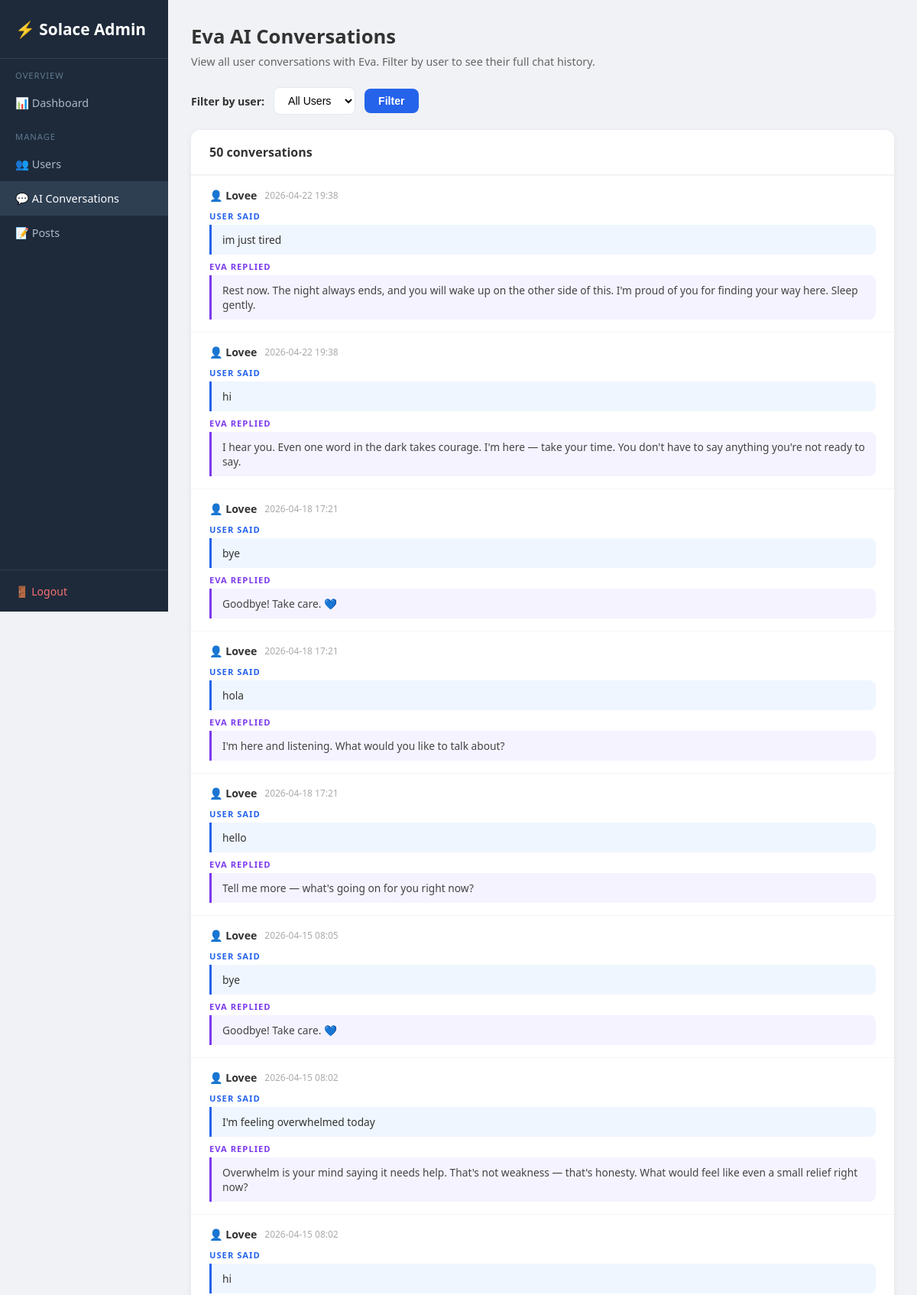
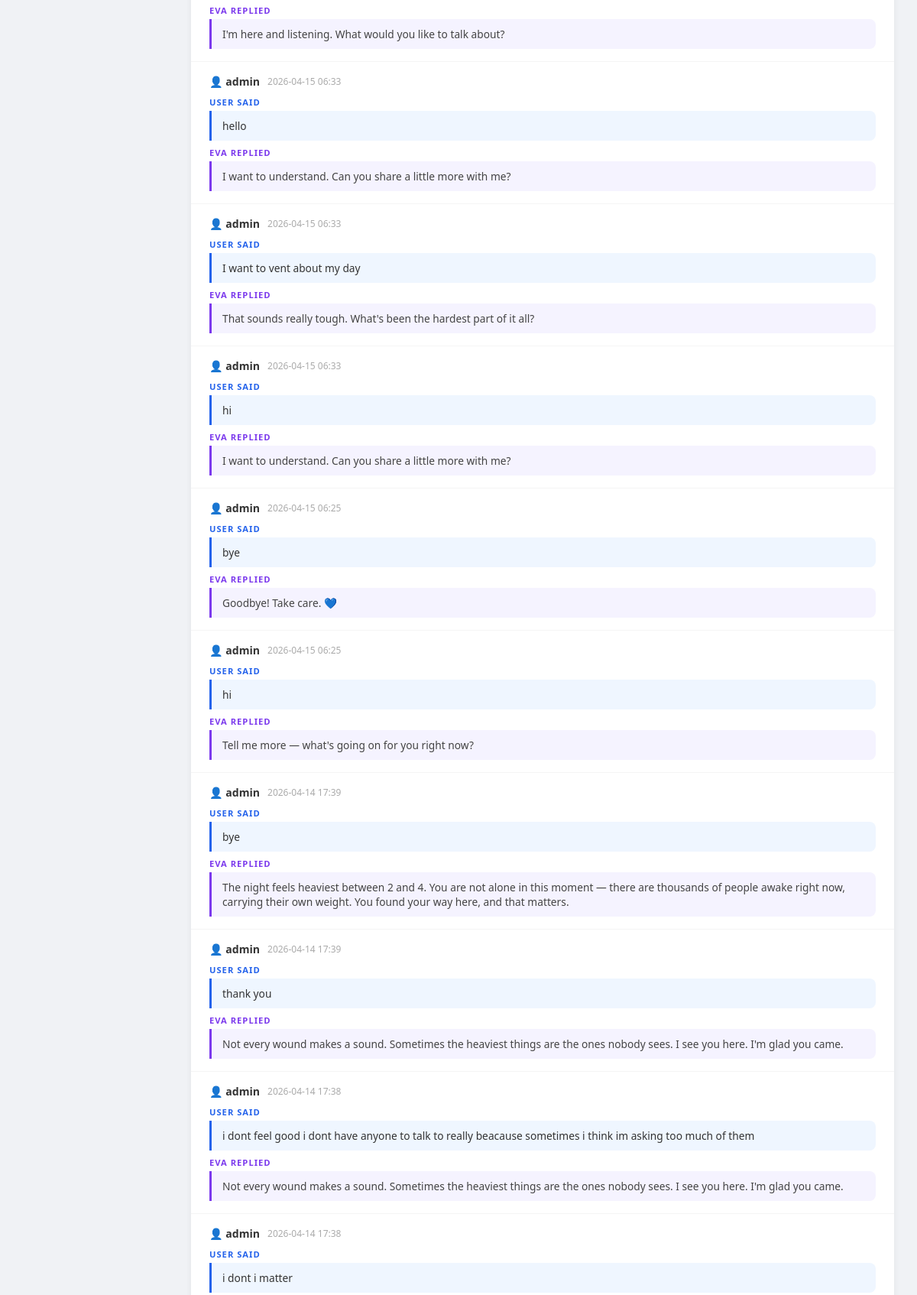
Screenshot of /admin/chats (signed in, upper part) with the database file from the repository (2 pictures, top to bottom).
### tables this page shows
CREATE TABLE chat_history (
                id           INTEGER PRIMARY KEY AUTOINCREMENT,
                session_id   TEXT,
                user_id      INTEGER REFERENCES users(id),
                user_message TEXT,
                ai_response  TEXT,
                timestamp    DATETIME DEFAULT CURRENT_TIMESTAMP
            );

CREATE TABLE users (
                id         INTEGER PRIMARY KEY AUTOINCREMENT,
                username   TEXT UNIQUE NOT NULL,
                email      TEXT NOT NULL,
                password   TEXT NOT NULL,
                is_admin   INTEGER DEFAULT 0,
                created_at DATETIME DEFAULT CURRENT_TIMESTAMP
            , gender TEXT DEFAULT '', age INTEGER DEFAULT 0, age_group TEXT DEFAULT '', dob TEXT DEFAULT '');

### app.py (the view)
@app.route("/admin/chats")
@admin_required
def admin_chats() -> Any:
    uid_filter = request.args.get("user_id", "")
    with get_db() as conn:
        users = conn.execute(
            "SELECT id, username FROM users WHERE is_admin=0 ORDER BY username"
        ).fetchall()
        if uid_filter:
            chats = conn.execute("""
                SELECT ch.id, u.username, ch.user_message, ch.ai_response,
                       ch.session_id, ch.timestamp
                FROM chat_history ch JOIN users u ON ch.user_id=u.id
                WHERE ch.user_id=?
                ORDER BY ch.timestamp DESC
            """, (uid_filter,)).fetchall()
        else:
            chats = conn.execute("""
                SELECT ch.id, u.username, ch.user_message, ch.ai_response,
                       ch.session_id, ch.timestamp
                FROM chat_history ch JOIN users u ON ch.user_id=u.id
                ORDER BY ch.timestamp DESC LIMIT 50
            """).fetchall()
    return render_template(
        "admin/chats.html",
        chats=chats, users=users,
        selected_user=uid_filter,
    )

### app.py (called while the page is built)
def get_db() -> sqlite3.Connection:
    db_path = os.path.join(os.path.dirname(os.path.abspath(__file__)), "database.db")
    conn = sqlite3.connect(db_path)
    conn.row_factory = sqlite3.Row
    return conn

def admin_required(f: Any) -> Any:
    @wraps(f)
    def dec(*args: Any, **kwargs: Any) -> Any:
        if "user_id" not in session or not session.get("is_admin"):
            flash("Admin access required.")
            return redirect(url_for("login_page"))
        return f(*args, **kwargs)
    return dec

### templates/admin/Chats.html (shortened to what this page needs)
<!DOCTYPE html>
<html lang="en">
<head>
</head>
<body>
<div class="sidebar">
  <div class="logo">⚡ Solace Admin</div>
  <nav>
    <div class="sl">Overview</div>
    <a href="/admin">📊 Dashboard</a>
    <div class="sl">Manage</div>
    <a href="/admin/users">👥 Users</a>
    <a href="/admin/chats" class="active">💬 AI Conversations</a>
    <a href="/admin/posts">📝 Posts</a>
  </nav>
  <div class="bot"><a href="/logout">🚪 Logout</a></div>
</div>
<div class="main">
  <div class="page-title">Eva AI Conversations</div>
  <div class="page-sub">View all user conversations with Eva. Filter by user to see their full chat history.</div>
  <form method="GET" action="/admin/chats" class="filter-bar">
    <label style="font-weight:600;font-size:0.88rem">Filter by user:</label>
    <select name="user_id">
      <option value="">All Users</option>
    </select>
    <button type="submit">Filter</button>
  </form>
  <div class="card">
    <div class="card-header">{{ chats|length }} conversation{% if chats|length != 1 %}s{% endif %}
    </div>
    {% if chats %}
      {% for c in chats %}
      <div class="chat-row">
        <div class="chat-meta">
          <span class="chat-user">👤 {{ c.username }}</span>
          <span class="chat-time">{{ (c.timestamp or '')[:16] }}</span>
        </div>
        <div class="msg-label u">User said</div>
        <div class="msg-user">{{ c.user_message }}</div>
        <div class="msg-label e">Eva replied</div>
        <div class="msg-eva">{{ c.ai_response }}</div>
      </div>
      {% endfor %}
    {% else %}
      <div class="empty">No conversations found.</div>
    {% endif %}
  </div>
</div>
</body>
</html>

### templates/admin/Chats.html (style rules this page uses)
* { box-sizing:border-box;margin:0;padding:0; }
body { font-family:'Segoe UI',sans-serif;background:#f0f2f5;color:#333; }
.sidebar { width:220px;position:fixed;top:0;left:0;height:100vh;background:#1e2a3a;display:flex;flex-direction:column; }
.sidebar .logo { padding:24px 20px;font-size:1.3rem;font-weight:700;color:#fff;border-bottom:1px solid #2e3f52; }
.sidebar nav a { display:block;padding:13px 20px;color:#aab8c8;text-decoration:none;font-size:0.9rem; }
.sidebar nav a:hover,.sidebar nav a.active { background:#2e3f52;color:#fff; }
.sidebar nav .sl { padding:14px 20px 6px;font-size:0.7rem;text-transform:uppercase;letter-spacing:1px;color:#5f7a90; }
.sidebar .bot { margin-top:auto;padding:16px 20px;border-top:1px solid #2e3f52; }
.sidebar .bot a { color:#f87171;text-decoration:none;font-size:0.88rem; }
.main { margin-left:220px;padding:30px; }
.page-title { font-size:1.6rem;font-weight:700;margin-bottom:6px; }
.page-sub { color:#666;font-size:0.9rem;margin-bottom:24px; }
.filter-bar { display:flex;align-items:center;gap:12px;margin-bottom:20px; }
.filter-bar select { padding:8px 14px;border:1.5px solid #e2e8f0;border-radius:8px;font-size:0.88rem;background:white; }
.filter-bar button { padding:8px 18px;background:#2563eb;color:white;border:none;border-radius:8px;font-weight:600;cursor:pointer;font-size:0.88rem; }
.card { background:#fff;border-radius:12px;box-shadow:0 2px 8px rgba(0,0,0,.06);overflow:hidden; }
.card-header { padding:18px 24px;font-weight:600;border-bottom:1px solid #f0f0f0; }
.chat-row { padding:16px 24px;border-top:1px solid #f5f5f5; }
.chat-meta { display:flex;align-items:center;gap:10px;margin-bottom:10px; }
.chat-user { font-weight:700;font-size:0.88rem; }
.chat-time { font-size:0.75rem;color:#aaa; }
.msg-user { background:#EFF6FF;border-left:3px solid #2563eb;padding:10px 14px;border-radius:0 8px 8px 0;font-size:0.86rem;margin-bottom:8px; }
.msg-eva { background:#F5F3FF;border-left:3px solid #7c3aed;padding:10px 14px;border-radius:0 8px 8px 0;font-size:0.86rem;color:#444; }
.msg-label { font-size:0.7rem;font-weight:700;text-transform:uppercase;letter-spacing:1px;margin-bottom:4px; }
.msg-label.u { color:#2563eb; }
.msg-label.e { color:#7c3aed; }

### rows the page displays
chat_history: username "Lovee", timestamp "2026-04-22 19:38", user_message "im just tired", ai_response "Rest now. The night always ends, and you will wake up on the other side of this. I'm proud of you for finding your way here. Sleep gently."
chat_history: username "Lovee", timestamp "2026-04-22 19:38", user_message "hi", ai_response "I hear you. Even one word in the dark takes courage. I'm here — take your time. You don't have to say anything you're not ready to say."
chat_history: username "Lovee", timestamp "2026-04-18 17:21", user_message "bye", ai_response "Goodbye! Take care. 💙"
chat_history: username "Lovee", timestamp "2026-04-18 17:21", user_message "hola", ai_response "I'm here and listening. What would you like to talk about?"
chat_history: username "Lovee", timestamp "2026-04-18 17:21", user_message "hello", ai_response "Tell me more — what's going on for you right now?"
chat_history: username "Lovee", timestamp "2026-04-15 08:05", user_message "bye", ai_response "Goodbye! Take care. 💙"
chat_history: username "Lovee", timestamp "2026-04-15 08:02", user_message "I'm feeling overwhelmed today", ai_response "Overwhelm is your mind saying it needs help. That's not weakness — that's honesty. What would feel like even a small relief right now?"
chat_history: username "Lovee", timestamp "2026-04-15 08:02", user_message "hi", ai_response "I'm here and listening. What would you like to talk about?"
chat_history: username "admin", timestamp "2026-04-15 06:33", user_message "hello", ai_response "I want to understand. Can you share a little more with me?"
chat_history: username "admin", timestamp "2026-04-15 06:33", user_message "I want to vent about my day", ai_response "That sounds really tough. What's been the hardest part of it all?"
chat_history: username "admin", timestamp "2026-04-15 06:33", user_message "hi", ai_response "I want to understand. Can you share a little more with me?"
chat_history: username "admin", timestamp "2026-04-15 06:25", user_message "bye", ai_response "Goodbye! Take care. 💙"
chat_history: username "admin", timestamp "2026-04-15 06:25", user_message "hi", ai_response "Tell me more — what's going on for you right now?"
chat_history: username "admin", timestamp "2026-04-14 17:39", user_message "bye", ai_response "The night feels heaviest between 2 and 4. You are not alone in this moment — there are thousands of people awake right now, carrying their own weight. You found your way here, and that matters."
chat_history: username "admin", timestamp "2026-04-14 17:39", user_message "thank you", ai_response "Not every wound makes a sound. Sometimes the heaviest things are the ones nobody sees. I see you here. I'm glad you came."
chat_history: username "admin", timestamp "2026-04-14 17:38", user_message "i dont feel good i dont have anyone to talk to really beacause sometimes i think im asking too much of them", ai_response "Not every wound makes a sound. Sometimes the heaviest things are the ones nobody sees. I see you here. I'm glad you came."
chat_history: username "admin", timestamp "2026-04-14 17:38", user_message "i dont i matter"

### other values shown
{{ chats|length }} "50"
